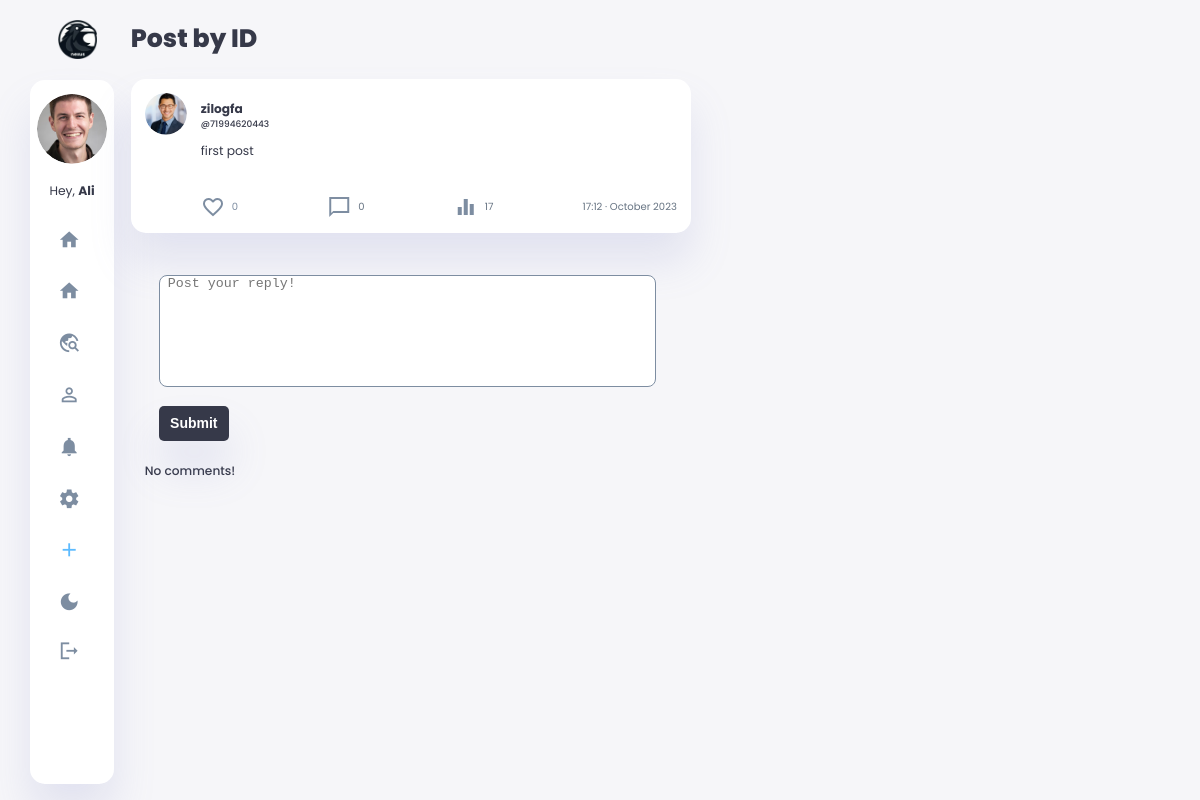
The app's page /showpost/1 (signed in), older data.
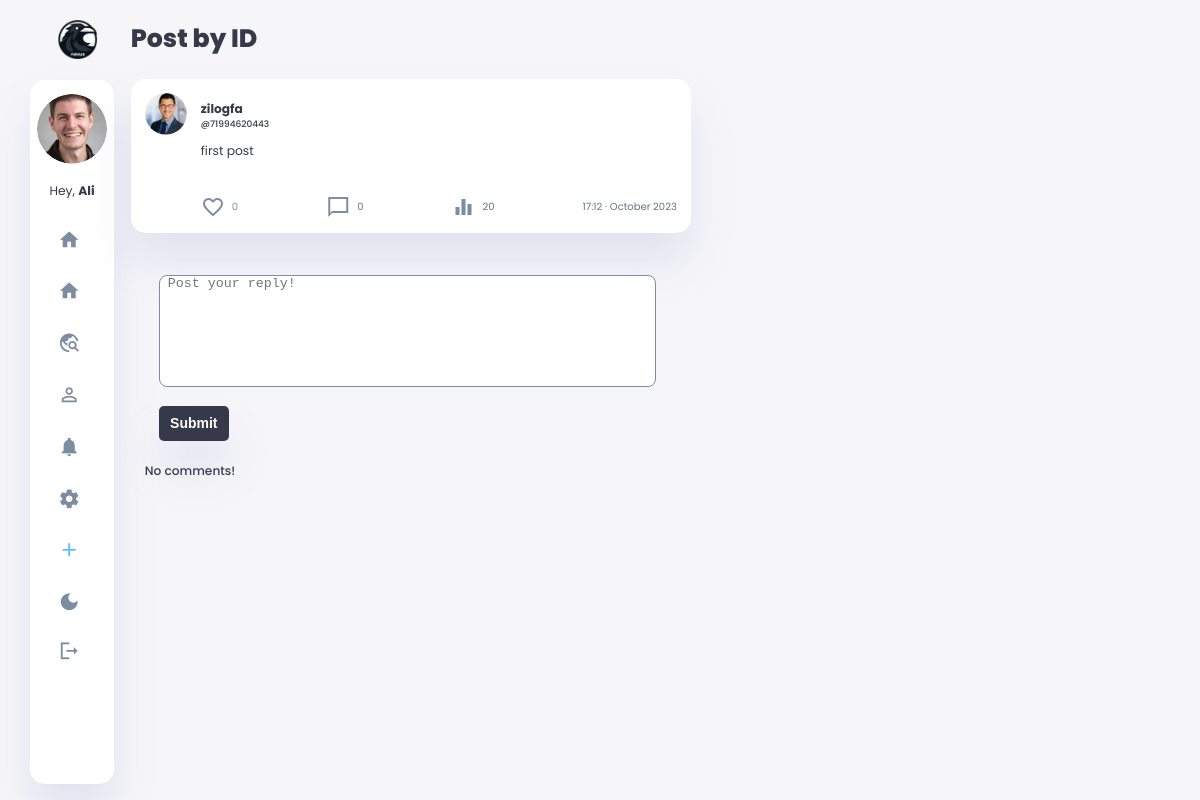
The same page, newer data.
### main.py (models this page shows)
    class Post(db.Model):  # user.posts.all()
        __tablename__ = 'post'
        id = db.Column(db.Integer, primary_key=True)
        user_id = db.Column(db.Integer, db.ForeignKey(
            'user.id'), nullable=False)
        body = db.Column(db.Text, nullable=False)
        post_picture = db.Column(db.String(200))
        likes = db.Column(db.Integer, default=0)
        created_at = db.Column(db.DateTime, default=datetime.utcnow)
        updated_at = db.Column(
            db.DateTime, default=datetime.utcnow, onupdate=datetime.utcnow)
        post_impressions = db.Column(db.Integer, default=0)
        user = relationship('User', back_populates='posts')
        comments = db.relationship(
            'Comment', back_populates='post', cascade="all, delete-orphan")

### main.py (the view, shortened to what this page needs)
    @app.route('/showpost/<int:post_id>', methods=['GET', 'POST'])
    def show_post(post_id):
        requested_post = Post.query.get(post_id)
        form = CommentForm()
        if requested_post:
            comments = requested_post.comments
            requested_post.body = process_post_body(requested_post.body)
            if comments:
                for comment in comments:
                    comment.content = process_post_body(comment.content)
            return render_template('showpost.html', form=form, post=requested_post, comments=comments, current_user=current_user, logged_in=current_user.is_authenticated)
        else:
            print(f'Post not found. {post_id}')
            return redirect(url_for('home_page'))

### main.py
    class CommentForm(FlaskForm):
        comment = TextAreaField('Post',
                                validators=[
                                    DataRequired(), Length(min=1, max=280)],
                                render_kw={'class': 'textArea',
                                           'placeholder': ' Post your reply!'}
                                )
        submit = SubmitField('Submit', render_kw={'class': 'btn-form'})

### main.py (called while the page is built)
@login_manager.user_loader
def load_user(user_id):
    return User.query.get(int(user_id))

@app.before_request
def before_request():
    g.csrf_token = generate_csrf()  # from flask import g

def process_post_body(body):
    body = re.sub(
        r'(http[s]?://(?:[a-zA-Z]|[0-9]|[$-_@.&+]|[!*\\(\\),]|(?:%[0-9a-fA-F][0-9a-fA-F]))+)',
        r'<a href="\1" target="_blank" class="url-link">\1</a>', body
    )
    body = re.sub(
        r'#(\w+)', r'<a href="/search?query=\1" class="hashtag-link">#\1</a>', body)
    return body

### templates/showpost.html (shortened to what the changed rows need)
{% extends 'base.html' %}
{% block content %}
<h1>Post by ID</h1>
<div class="user-post" data-post-id="{{ post.id }}">
  <div class="content">
    <div class="post-body">
      <p class="p-body">{{ post.body|replace('\n', '<br>')|safe }}</p>
      {% if logged_in and current_user == post.user %}
      <div class="comment-icon">
        <a href="#" class="like-button" data-post-id="{{ post.id }}" {% if current_user and post in current_user.liked_posts %}class="liked"{% endif %} onclick="likePost(event, this); return false;">
            <span class="likes-wrapper">
                {% if post.likes == 1 %}
                    <span class="heart-emoji red-heart"><span class="material-icons-sharp">
                        favorite_border
                    </span></span>
                {% else %}
                    <span class="heart-emoji empty-heart"><span class="material-icons-sharp">
                        favorite_border
                    </span></span>
                {% endif %}
            <span class="likes-count">{{ post.likes }}</span>
            </span>
        </a>
      <a href="{{ url_for('show_post', post_id=post.id) }}">
        <span class="material-icons-sharp">
            chat_bubble_outline
        </span>
        <p>{{ post.comments|length }}</p>
      </a>
      <a href="{{ url_for('show_post', post_id=post.id) }}">
        <span class="material-icons-sharp">
            equalizer
        </span>
        <p class="impression-count">{{ post.post_impressions }} </p>
      </a>
      <a href="{{url_for('edit_post', post_id=post.id)}}">
          <span class="material-icons-sharp">
              edit_note
              </span>
          <p>Edit</p>
      </a>
      <a href="{{url_for('delete_post', post_id=post.id)}}">
          <span class="material-icons-sharp">
              delete
              </span>
          <p>delete </p>
      </a>
      </div>
      {% elif logged_in %}
      <div class="comment-icon">
        <a href="#" class="like-button" data-post-id="{{ post.id }}" {% if current_user and post in current_user.liked_posts %}class="liked"{% endif %} onclick="likePost(event, this); return false;">
            <span class="likes-wrapper">
                {% if post.likes == 1 %}
                    <span class="heart-emoji red-heart"><span class="material-icons-sharp">
                        favorite_border
                    </span></span>
                {% else %}
                    <span class="heart-emoji empty-heart"><span class="material-icons-sharp">
                    </span></span>
                {% endif %}
            <span class="likes-count">{{ post.likes }}</span>
            </span>
        </a>
        <a href="#">
            <span class="material-icons-sharp" onclick="return false;">
            </span>
            <p>{{ post.comments|length }}</p>
        </a>
        <a href="{{ url_for('show_post', post_id=post.id) }}">
          <span class="material-icons-sharp">
          </span>
          <p class="impression-count">{{ post.post_impressions }} </p>
        </a>
        <a href="#" onclick="return false;">
            <p>{{ post.created_at.strftime('%H:%M · %B %Y') }} </p>
        </a>
      </div>
      {% endif %}
    </div>
  </div>
</div>
{% endblock %}

Row changes from the older to the newer data that the page shows:
changed Post "first post": post_impressions "17" → "20"
